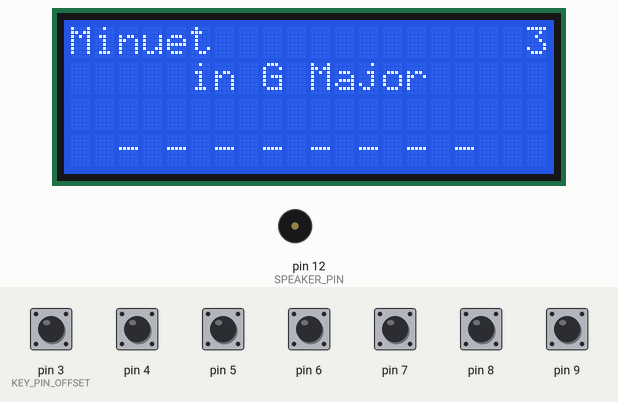
This sketch was run on a simulated Arduino Uno, built with avr-gcc and run on an emulated ATmega328P. On the bench: 20×4 character LCD, buzzer (waves = sounding). The inputs (shaded band) are chosen by the test bench; at power-on: pin 3 (KEY_PIN_OFFSET), pin 4–9 HIGH. What the sketch prints to the serial monitor is not drawn.

Above: at 1.6 s.
1.7 s: pin 3 (KEY_PIN_OFFSET) pulled LOW for 0.15 s
At 1.93 s:
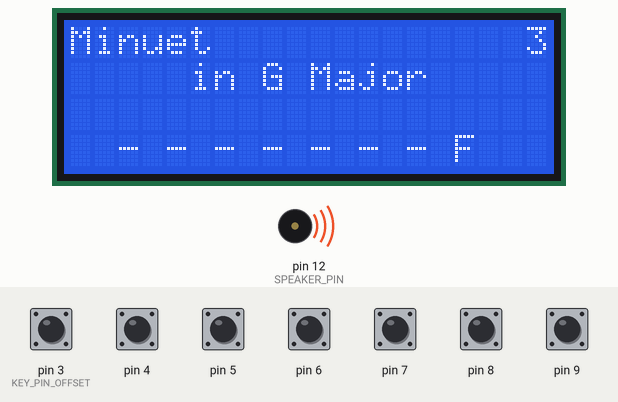
3.5 s: pin 4 pulled LOW for 0.15 s
At 5.0 s:
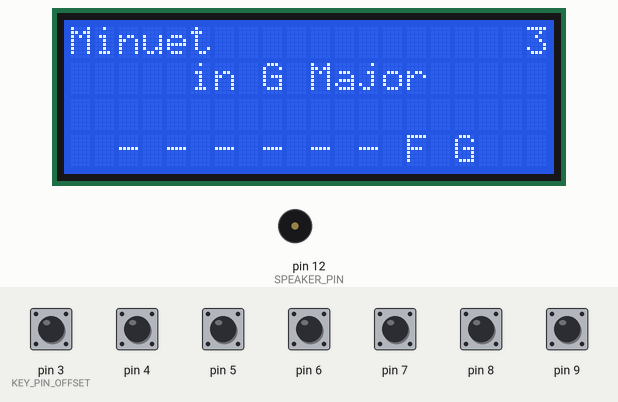
5.3 s: pin 5 pulled LOW for 0.15 s
At 6.0 s:
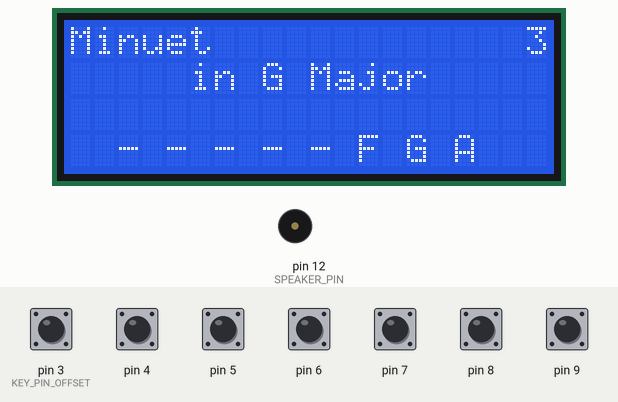
7.1 s: pin 6 pulled LOW for 0.15 s
At 8.1 s:
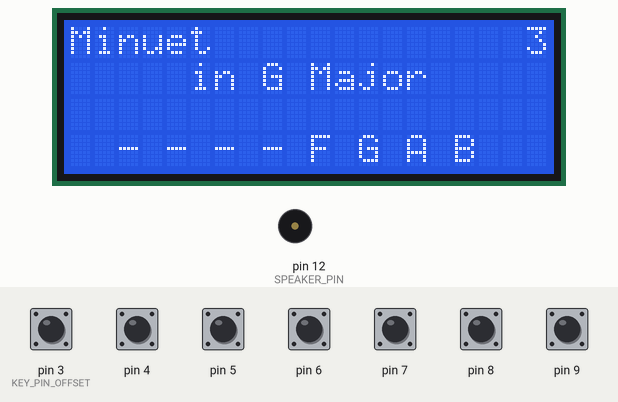
9.0 s: pin 7 pulled LOW for 0.15 s
At 10.1 s:
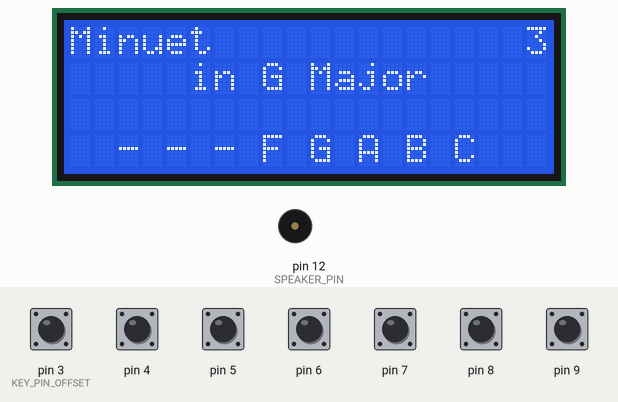
10.8 s: pin 8 pulled LOW for 0.15 s
At 12.6 s:
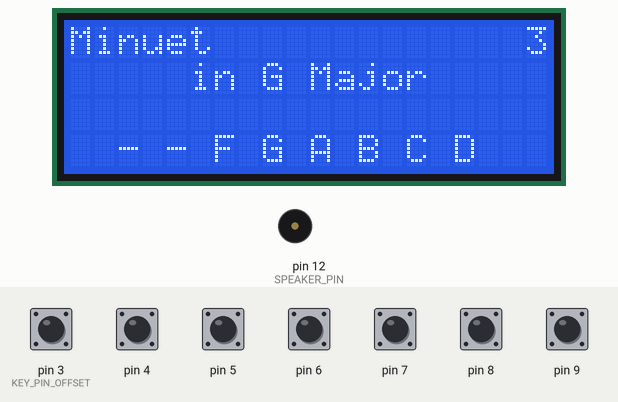
Timing chart, 0 to 13.6 s (numbered marks = the images above; inputs shaded):
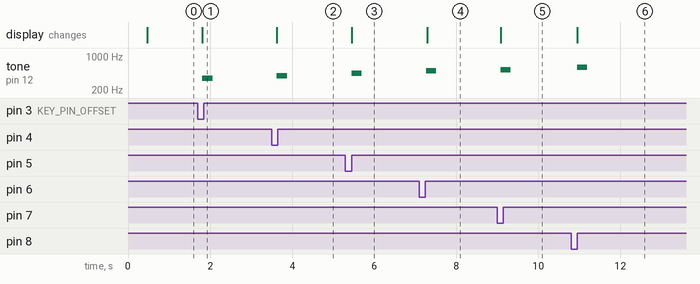

Measured:
- after the input at 1.7 s, tone on pin 12 (SPEAKER_PIN): silent → 349 Hz after 0.11 s, → silent 0.25 s later; the display: changes after 0.11 s (image 1)
- after the input at 3.5 s, tone on pin 12 (SPEAKER_PIN): silent → 392 Hz after 0.13 s, → silent 0.25 s later; the display: changes after 0.13 s (image 2)
- after the input at 5.3 s, tone on pin 12 (SPEAKER_PIN): silent → 440 Hz after 0.15 s, → silent 0.25 s later; the display: changes after 0.15 s (image 3)
- after the input at 7.1 s, tone on pin 12 (SPEAKER_PIN): silent → 494 Hz after 0.17 s, → silent 0.25 s later; the display: changes after 0.19 s (image 4)
- after the input at 9.0 s, tone on pin 12 (SPEAKER_PIN): silent → 523 Hz after 0.08 s, → silent 0.25 s later; the display: changes after 0.09 s (image 5)
- after the input at 10.8 s, tone on pin 12 (SPEAKER_PIN): silent → 587 Hz after 0.15 s, → silent 0.25 s later; the display: changes after 0.15 s (image 6)

The sketch:

PianoLockController.ino
```cpp
/*
  PianoLockController.ino
  Includes mock piano keys, and a buzzer to control the state of a
  lock
*/

#include "Arduino.h"
#include "Constants.h"
#include "Wire.h"
#include "pitches.h"
#include "LiquidCrystal_I2C.h"

volatile bool receivedI2CMessage = false;
volatile uint8_t i2cDataBuffer[NFC_MESSAGE_MAX_SIZE];

#define LOCK_PIN 2
#define LOCKED true
#define UNLOCKED false
volatile bool lockState = LOCKED;

#define SPEAKER_PIN  12
#define ERROR_KEY -9
int keySounds[7] = {NOTE_F4, NOTE_G4, NOTE_A4, NOTE_B4, NOTE_C5, NOTE_D5, NOTE_E5};

/* Button sound pins are from D3 - D12 */
#define KEY_PIN_OFFSET 3
#define NUMBER_KEYS 7

uint8_t keyPin[NUMBER_KEYS];
int keyState[NUMBER_KEYS];
int lastKeyState[NUMBER_KEYS];

#define NUM_PASSWORD 5
#define MAX_PASSWORD_KEYS 8
#define TRIES 3
int currentPasswordIndex;
int passwordSound[NUM_PASSWORD][MAX_PASSWORD_KEYS];
int passwordMaxKeys[NUM_PASSWORD];
int inputSound[MAX_PASSWORD_KEYS];
int fail = 0;

LiquidCrystal_I2C lcd = LiquidCrystal_I2C (0x3F, 20, 4);
#define DEBOUNCE_TIME 700
volatile unsigned long debounceTime[NUMBER_KEYS];

void setup(){
    Serial.begin(9600);

    /* Setup Wire I2C */
    Serial.println (F("Initialize Wire setup..."));
    Wire.begin (PIANO_LOCK_I2C_ADDR);
    Wire.onReceive (receivedEvent);
    Wire.onRequest (requestEvent);
    Serial.println (F("---- Wire setup complete"));

    Serial.println (F("Initialize LCD setup..."));
    lcd.init();
    lcd.backlight();
    lcd.noCursor();
    lcd.clear();
    showInput();
    Serial.println (F("---- LCD setup complete"));

    Serial.println (F("Initialize pins setup..."));
    /* Setup lock pin for usage */
    lock();
    Serial.println (F("---- Done LOCK_PIN setup..."));

    /* Setup speaker pin for usage */
    pinMode (SPEAKER_PIN, OUTPUT);
    digitalWrite (SPEAKER_PIN, LOW);
    Serial.println (F("---- Done SPEAKER_PIN setup..."));

    /* Initialize key pin and key states */
    for (int i=0; i < NUMBER_KEYS; i++){
        keyPin[i] = i + KEY_PIN_OFFSET;
        keyState[i] = 1;
        lastKeyState[i] = 1;
        pinMode (keyPin[i], INPUT_PULLUP);
        debounceTime[i] = 0;
    }
    Serial.println (F("---- Pins setup complete"));

    /* Initialize password manager */
    currentPasswordIndex = 0;
    loadPasswordSound();
    initInputSound();

    delay(250);

    showInput();

    Serial.println (F("Ready"));
}

void receivedEvent (int numberByte){
    for (int i=0; i<NFC_MESSAGE_MAX_SIZE; i++){
        i2cDataBuffer[i] = Wire.read();
    }

    receivedI2CMessage = true;
}

void requestEvent(){}

void loop(){
    readKeyState();

    /* Use below only if handleKey() is not in readKeyState() */
    //handleKey();

    if (inputSound[0] != ERROR_KEY){
        checkPassword();
    }

    /* Every x time, refresh button pin modes
        in attempt to prevent hanging

        x = 900000 millisecond = 15 min
        x = 600000 millisecond = 10 min
        x = 300000 millisecond = 5 min
    */
    if ((millis() % 600000) == 0) {
        for (int i=0; i < NUMBER_KEYS; i++){
            long int tmpTime = millis();
                pinMode (keyPin[i], OUTPUT);
            while (millis() - tmpTime < 110){}
                pinMode (keyPin[i], INPUT_PULLUP);
            tmpTime = millis();
                digitalWrite (keyPin[i], LOW);
            while (millis() - tmpTime < 110){}
                digitalWrite (keyPin[i], HIGH);
        }
    }

    /* Every 30 seconds, change song */
    if ((millis()) % 30000 == 0){
        nextPassword();
    }

}

void readKeyState(){
    //Serial.println (F("Reading key states..."));
    //Serial.print (F("Key states: "));

    for(int i=0; i < NUMBER_KEYS; i++){

        keyState[i] = digitalRead (i + KEY_PIN_OFFSET);
        handleKey(i);

        //Serial.print (keyState[i]);
        //Serial.print (F(" "));

    }

    //Serial.println (F("."));

}

void handleKey (int _key){
    //Serial.println (F("Handling key states..."));

    /* Use the below for loop when handling outside readKeyState */
    //for (int i=0; i < NUMBER_KEYS; i++){

        Serial.print (F("micros(): "));
        Serial.println (micros());

        if ((long)(micros()-debounceTime[_key]) >= (DEBOUNCE_TIME*1000)){

            if (isKeyStateChanged (_key)){

               /*
               Serial.print (F("Key pressed: "));
               Serial.println (_key);
               Serial.print (F("Debounce time: "));
               Serial.println (debounceTime[_key]);
               Serial.print (F("Last key state: "));
               Serial.print (lastKeyState[_key]);
               Serial.print (F(", Key state: "));
               Serial.println (keyState[_key]);
               */

                /* Record pressed button */
                recordKey(_key);

                /* Display inputted sequence on LCD */
                showInput();

                /* Make the corresponding sound */
                pressedKeySound (_key);

                /* Get new debounce time */
                debounceTime[_key] = (long)micros();
            }
        }

        /* Update key state */
        lastKeyState[_key] = keyState[_key];
    //}

}

/* Key SoundFX */
void pressedKeySound (int numberPressed){
    tone (SPEAKER_PIN, keySounds[numberPressed], 250);
}

bool isKeyStateChanged (int _key){

    /*
        Serial.print (F("Pin: "));
        Serial.print (keyPin[_key]);
        Serial.print (F(" state changed from "));
        Serial.print (lastKeyState[_key]);
        Serial.print (F(" to "));
        Serial.println (keyState[_key]);
    */

    if ((keyState[_key] == HIGH) && (lastKeyState[_key] == LOW) ||
        (keyState[_key] == LOW) && (lastKeyState[_key] == LOW) ||
        (keyState[_key] == HIGH) && (lastKeyState[_key] == HIGH)
       ){
        return false;
    }

    /* Count only one event, NOT both onPress and onRelease event */
    if ((keyState[_key] == LOW) && (lastKeyState[_key] == HIGH)){
        return true;

    }

    return false;

}

void initInputSound(){
    for(int i=0; i < MAX_PASSWORD_KEYS; i++){
        inputSound[i] = ERROR_KEY;
    }

}

void recordKey(int _key){

    for (int i=0; i < (passwordMaxKeys[currentPasswordIndex]- 1); i++){
      inputSound[i] = inputSound[i+1];
    }

    inputSound[passwordMaxKeys[currentPasswordIndex]- 1] = _key;


}

void showInput(){

    /*
    Serial.print (F("Input: "));
    for (int i=0; i < MAX_PASSWORD_KEYS; i++){
        Serial.print (inputSound[i]);
    }
    Serial.println (F("."));
    */

    lcd.clear();

    /* Display song name */
    switch (currentPasswordIndex){
        case 0: displaySong1(); break;
        case 1: displaySong2(); break;
        case 2: displaySong3(); break;
        case 3: displaySong4(); break;
        case 4: displaySong5(); break;
        default: break;
    }

    /* Display fail times */
    lcd.setCursor(19,0);
    lcd.print (3 - fail);

    /* Display input */
    for (int i=0; i<passwordMaxKeys[currentPasswordIndex]; i++){
        lcd.setCursor ((i+1)*2, 3);

        if (inputSound[i] == ERROR_KEY) {
            lcd.print (F("-"));
        } else {
            switch (inputSound[i]){
                case 0: lcd.print (F("F")); break;
                case 1: lcd.print (F("G")); break;
                case 2: lcd.print (F("A")); break;
                case 3: lcd.print (F("B")); break;
                case 4: lcd.print (F("C")); break;
                case 5: lcd.print (F("D")); break;
                case 6: lcd.print (F("E")); break;
                default: break;
            }
        }
    }

    lcd.noCursor();

}

void checkPassword(){

    if (matchPassword()){
        fail = 0;

        lcd.clear();
        lcd.setCursor(6,1);
        lcd.print (F("Unlocked!"));
        lcd.setCursor(1,2);
        lcd.print (F("Exit through doors"));

        unlock();

        while(true){}

    } else {
        fail += 1;

        if (fail >= TRIES){
            /* Reset fail counter */
            fail = 0;

            /* Change next song */
            nextPassword();

            /* Keep lock locked */
            lock();

        }

        /* Reset input */
        initInputSound();

        /* Display updates on LCD */
        showInput();

        /*
        Serial.print (TRIES - fail);
        Serial.println (F(" time(s) left!"));
        */

    }
}

bool matchPassword(){

    bool equal = true;
    for (int i=0; i < passwordMaxKeys[currentPasswordIndex]; i++){
        if (inputSound[i] == ERROR_KEY) return false;

        if (inputSound[i] == passwordSound[currentPasswordIndex][i]){
            equal &= true;
        } else {
            equal &= false;
        }
    }

    return equal;
}

void nextPassword(){
    currentPasswordIndex = currentPasswordIndex + 1;

    if (currentPasswordIndex >= NUM_PASSWORD){
        currentPasswordIndex = 0;
    }
}

void lock(){
    if (lockState != LOCKED){
        Serial.println (F("Locked..."));
        pinMode (LOCK_PIN, INPUT);
        digitalWrite (LOCK_PIN, HIGH);

        lockState = LOCKED;
    }
}

void unlock(){
    if (lockState != UNLOCKED){
        Serial.println (F("Unlocked..."));
        pinMode (LOCK_PIN, OUTPUT);
        digitalWrite (LOCK_PIN, HIGH);

        lockState = UNLOCKED;
    }
}

void displaySong1(){
    lcd.setCursor(0,0);
    lcd.print (F("Minuet"));

    lcd.setCursor(5,1);
    lcd.print (F("in G Major"));
}

void displaySong2(){
    lcd.setCursor(0,0);
    lcd.print (F("Beethoven's"));

    lcd.setCursor(5,1);
    lcd.print (F("Fifth"));
}

void displaySong3(){
    lcd.setCursor(0,0);
    lcd.print (F("Vivaldi"));

    lcd.setCursor(5,1);
    lcd.print (F("Four Seasons"));
}

void displaySong4(){
    lcd.setCursor(0,0);
    lcd.print (F("Tchaikovsky"));

    lcd.setCursor(0,1);
    lcd.print (F("Waltz of the Flowers"));

}

void displaySong5(){
    lcd.setCursor(0,0);
    lcd.print (F("Pachelbel's"));

    lcd.setCursor(5,1);
    lcd.print (F("Canon in D"));
}

void loadPasswordSound(){
    /* Minuet in G Major */
    passwordMaxKeys[0] = 8;
    passwordSound[0][0] = 5; //D,G,A,B,C,D,G,G
    passwordSound[0][1] = 1;
    passwordSound[0][2] = 2;
    passwordSound[0][3] = 3;
    passwordSound[0][4] = 4;
    passwordSound[0][5] = 5;
    passwordSound[0][6] = 1;
    passwordSound[0][7] = 1;

    /* Beethoven's Fifth */
    passwordMaxKeys[1] = 8;
    passwordSound[1][0] = 6; //E,E,E,C,D,D,D,B
    passwordSound[1][1] = 6;
    passwordSound[1][2] = 6;
    passwordSound[1][3] = 4;
    passwordSound[1][4] = 5;
    passwordSound[1][5] = 5;
    passwordSound[1][6] = 5;
    passwordSound[1][7] = 3;

    /* Vivaldi Four Seasons */
    passwordMaxKeys[2] = 7;
    passwordSound[2][0] = 5; //D,C,B,C,D,E,D
    passwordSound[2][1] = 4;
    passwordSound[2][2] = 3;
    passwordSound[2][3] = 4;
    passwordSound[2][4] = 5;
    passwordSound[2][5] = 6;
    passwordSound[2][6] = 5;
    passwordSound[2][7] = 0;

    /* Tchaikovsky Waltz of the Flowers */
    passwordMaxKeys[3] = 6;
    passwordSound[3][0] = 1; //G,B,D,E,D,D
    passwordSound[3][1] = 3;
    passwordSound[3][2] = 5;
    passwordSound[3][3] = 6;
    passwordSound[3][4] = 5;
    passwordSound[3][5] = 5;
    passwordSound[3][6] = 0;
    passwordSound[3][7] = 0;

    /* Pachelbel's Canon in D */
    passwordMaxKeys[4] = 8;
    passwordSound[4][0] = 6; //E,D,C,B,A,G,A,B
    passwordSound[4][1] = 5;
    passwordSound[4][2] = 4;
    passwordSound[4][3] = 3;
    passwordSound[4][4] = 2;
    passwordSound[4][5] = 1;
    passwordSound[4][6] = 2;
    passwordSound[4][7] = 3;
}
```
